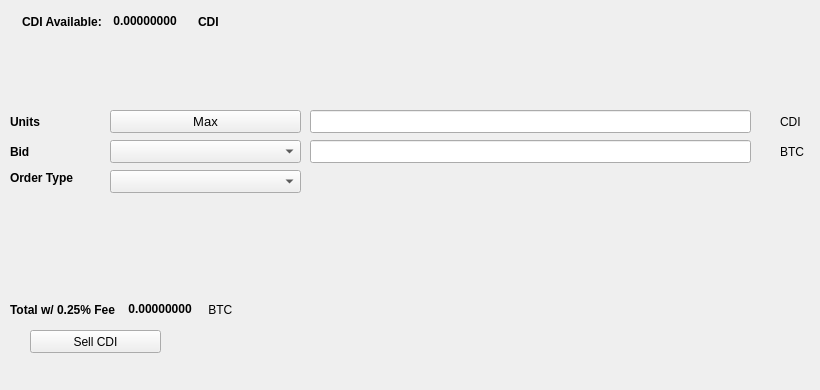
   <widget class="QWidget" name="SellTab">
    <attribute name="title">
     <string>Sell</string>
    </attribute>
    <widget class="QLabel" name="label_16">
     <property name="geometry">
      <rect>
       <x>780</x>
       <y>140</y>
       <width>31</width>
       <height>23</height>
      </rect>
     </property>
     <property name="text">
      <string>BTC</string>
     </property>
    </widget>
    <widget class="QComboBox" name="SellBidcomboBox">
     <property name="geometry">
      <rect>
       <x>110</x>
       <y>140</y>
       <width>191</width>
       <height>23</height>
      </rect>
     </property>
     <property name="font">
      <font>
       <pointsize>10</pointsize>
      </font>
     </property>
    </widget>
    <widget class="QLabel" name="label_18">
     <property name="geometry">
      <rect>
       <x>10</x>
       <y>110</y>
       <width>46</width>
       <height>23</height>
      </rect>
     </property>
     <property name="font">
      <font>
       <weight>75</weight>
       <bold>true</bold>
      </font>
     </property>
     <property name="text">
      <string>Units</string>
     </property>
    </widget>
    <widget class="QPushButton" name="Sell_Max_Amount">
     <property name="geometry">
      <rect>
       <x>110</x>
       <y>110</y>
       <width>191</width>
       <height>23</height>
      </rect>
     </property>
     <property name="font">
      <font>
       <pointsize>10</pointsize>
      </font>
     </property>
     <property name="text">
      <string>Max</string>
     </property>
    </widget>
    <widget class="QLabel" name="label_20">
     <property name="geometry">
      <rect>
       <x>10</x>
       <y>170</y>
       <width>91</width>
       <height>16</height>
      </rect>
     </property>
     <property name="font">
      <font>
       <weight>75</weight>
       <bold>true</bold>
      </font>
     </property>
     <property name="text">
      <string>Order Type</string>
     </property>
    </widget>
    <widget class="QComboBox" name="SellOrdertypeCombo">
     <property name="geometry">
      <rect>
       <x>110</x>
       <y>170</y>
       <width>191</width>
       <height>23</height>
      </rect>
     </property>
     <property name="font">
      <font>
       <pointsize>10</pointsize>
      </font>
     </property>
    </widget>
    <widget class="QLabel" name="label_21">
     <property name="geometry">
      <rect>
       <x>10</x>
       <y>140</y>
       <width>46</width>
       <height>23</height>
      </rect>
     </property>
     <property name="font">
      <font>
       <weight>75</weight>
       <bold>true</bold>
      </font>
     </property>
     <property name="text">
      <string>Bid</string>
     </property>
    </widget>
    <widget class="QLabel" name="label_22">
     <property name="geometry">
      <rect>
       <x>780</x>
       <y>110</y>
       <width>31</width>
       <height>23</height>
      </rect>
     </property>
     <property name="text">
      <string>CDI</string>
     </property>
    </widget>
    <widget class="QLineEdit" name="UnitsInputCDI">
     <property name="geometry">
      <rect>
       <x>310</x>
       <y>110</y>
       <width>441</width>
       <height>23</height>
      </rect>
     </property>
     <property name="font">
      <font>
       <pointsize>9</pointsize>
       <weight>75</weight>
       <bold>true</bold>
      </font>
     </property>
    </widget>
    <widget class="QLineEdit" name="SellBidPriceEdit">
     <property name="geometry">
      <rect>
       <x>310</x>
       <y>140</y>
       <width>441</width>
       <height>23</height>
      </rect>
     </property>
     <property name="font">
      <font>
       <pointsize>9</pointsize>
       <weight>75</weight>
       <bold>true</bold>
      </font>
     </property>
    </widget>
    <widget class="QPushButton" name="SellCDIBTN">
     <property name="geometry">
      <rect>
       <x>30</x>
       <y>330</y>
       <width>131</width>
       <height>23</height>
      </rect>
     </property>
     <property name="text">
      <string>Sell CDI</string>
     </property>
     <property name="icon">
      <iconset resource="../cdi">
       <normaloff>:/icons/bitcoin</normaloff>:/icons/bitcoin</iconset>
     </property>
    </widget>
    <widget class="QWidget" name="layoutWidget3">
     <property name="geometry">
      <rect>
       <x>22</x>
       <y>12</y>
       <width>258</width>
       <height>19</height>
      </rect>
     </property>
     <layout class="QHBoxLayout" name="horizontalLayout">
      <item>
       <widget class="QLabel" name="label232_2">
        <property name="font">
         <font>
          <weight>75</weight>
          <bold>true</bold>
         </font>
        </property>
        <property name="text">
         <string>CDI Available:</string>
        </property>
       </widget>
      </item>
      <item>
       <widget class="QLabel" name="CDIAvailableLabel">
        <property name="palette">
         <palette>
          <active>
           <colorrole role="WindowText">
            <brush brushstyle="SolidPattern">
             <color alpha="255">
              <red>0</red>
              <green>0</green>
              <blue>0</blue>
             </color>
            </brush>
           </colorrole>
           <colorrole role="Button">
            <brush brushstyle="SolidPattern">
             <color alpha="255">
              <red>0</red>
              <green>170</green>
              <blue>0</blue>
             </color>
            </brush>
           </colorrole>
           <colorrole role="Light">
            <brush brushstyle="SolidPattern">
             <color alpha="255">
              <red>0</red>
              <green>255</green>
              <blue>0</blue>
             </color>
            </brush>
           </colorrole>
           <colorrole role="Midlight">
            <brush brushstyle="SolidPattern">
             <color alpha="255">
              <red>0</red>
              <green>212</green>
              <blue>0</blue>
             </color>
            </brush>
           </colorrole>
           <colorrole role="Dark">
            <brush brushstyle="SolidPattern">
             <color alpha="255">
              <red>0</red>
              <green>85</green>
              <blue>0</blue>
             </color>
            </brush>
           </colorrole>
           <colorrole role="Mid">
            <brush brushstyle="SolidPattern">
             <color alpha="255">
              <red>0</red>
              <green>113</green>
              <blue>0</blue>
             </color>
            </brush>
           </colorrole>
           <colorrole role="Text">
            <brush brushstyle="SolidPattern">
             <color alpha="255">
              <red>0</red>
              <green>170</green>
              <blue>0</blue>
             </color>
            </brush>
           </colorrole>
           <colorrole role="BrightText">
            <brush brushstyle="SolidPattern">
             <color alpha="255">
              <red>255</red>
              <green>255</green>
              <blue>255</blue>
             </color>
            </brush>
           </colorrole>
           <colorrole role="ButtonText">
            <brush brushstyle="SolidPattern">
             <color alpha="255">
              <red>0</red>
              <green>0</green>
              <blue>0</blue>
             </color>
            </brush>
           </colorrole>
           <colorrole role="Base">
            <brush brushstyle="SolidPattern">
             <color alpha="255">
              <red>255</red>
              <green>255</green>
              <blue>255</blue>
             </color>
            </brush>
           </colorrole>
           <colorrole role="Window">
            <brush brushstyle="SolidPattern">
             <color alpha="255">
              <red>0</red>
              <green>170</green>
              <blue>0</blue>
             </color>
            </brush>
           </colorrole>
           <colorrole role="Shadow">
            <brush brushstyle="SolidPattern">
             <color alpha="255">
              <red>0</red>
              <green>0</green>
              <blue>0</blue>
             </color>
            </brush>
           </colorrole>
           <colorrole role="AlternateBase">
            <brush brushstyle="SolidPattern">
             <color alpha="255">
              <red>127</red>
              <green>212</green>
              <blue>127</blue>
             </color>
            </brush>
           </colorrole>
           <colorrole role="ToolTipBase">
            <brush brushstyle="SolidPattern">
             <color alpha="255">
              <red>255</red>
              <green>255</green>
              <blue>220</blue>
             </color>
            </brush>
           </colorrole>
           <colorrole role="ToolTipText">
            <brush brushstyle="SolidPattern">
             <color alpha="255">
              <red>0</red>
              <green>0</green>
              <blue>0</blue>
             </color>
            </brush>
           </colorrole>
          </active>
          <inactive>
           <colorrole role="WindowText">
            <brush brushstyle="SolidPattern">
             <color alpha="255">
              <red>0</red>
              <green>0</green>
              <blue>0</blue>
             </color>
            </brush>
           </colorrole>
           <colorrole role="Button">
            <brush brushstyle="SolidPattern">
             <color alpha="255">
              <red>0</red>
              <green>170</green>
              <blue>0</blue>
             </color>
            </brush>
           </colorrole>
           <colorrole role="Light">
            <brush brushstyle="SolidPattern">
             <color alpha="255">
              <red>0</red>
              <green>255</green>
              <blue>0</blue>
             </color>
            </brush>
           </colorrole>
           <colorrole role="Midlight">
            <brush brushstyle="SolidPattern">
             <color alpha="255">
              <red>0</red>
              <green>212</green>
              <blue>0</blue>
             </color>
            </brush>
           </colorrole>
           <colorrole role="Dark">
            <brush brushstyle="SolidPattern">
             <color alpha="255">
              <red>0</red>
              <green>85</green>
              <blue>0</blue>
             </color>
            </brush>
           </colorrole>
           <colorrole role="Mid">
            <brush brushstyle="SolidPattern">
             <color alpha="255">
              <red>0</red>
              <green>113</green>
              <blue>0</blue>
             </color>
            </brush>
           </colorrole>
           <colorrole role="Text">
            <brush brushstyle="SolidPattern">
             <color alpha="255">
              <red>0</red>
              <green>170</green>
              <blue>0</blue>
             </color>
            </brush>
           </colorrole>
           <colorrole role="BrightText">
            <brush brushstyle="SolidPattern">
             <color alpha="255">
              <red>255</red>
              <green>255</green>
              <blue>255</blue>
             </color>
            </brush>
           </colorrole>
           <colorrole role="ButtonText">
            <brush brushstyle="SolidPattern">
             <color alpha="255">
              <red>0</red>
              <green>0</green>
              <blue>0</blue>
             </color>
            </brush>
           </colorrole>
           <colorrole role="Base">
            <brush brushstyle="SolidPattern">
             <color alpha="255">
              <red>255</red>
              <green>255</green>
              <blue>255</blue>
             </color>
            </brush>
           </colorrole>
           <colorrole role="Window">
            <brush brushstyle="SolidPattern">
             <color alpha="255">
              <red>0</red>
              <green>170</green>
              <blue>0</blue>
             </color>
            </brush>
           </colorrole>
           <colorrole role="Shadow">
            <brush brushstyle="SolidPattern">
             <color alpha="255">
              <red>0</red>
              <green>0</green>
              <blue>0</blue>
             </color>
            </brush>
           </colorrole>
           <colorrole role="AlternateBase">
            <brush brushstyle="SolidPattern">
             <color alpha="255">
              <red>127</red>
              <green>212</green>
              <blue>127</blue>
             </color>
            </brush>
           </colorrole>
           <colorrole role="ToolTipBase">
            <brush brushstyle="SolidPattern">
             <color alpha="255">
              <red>255</red>
              <green>255</green>
              <blue>220</blue>
             </color>
            </brush>
           </colorrole>
           <colorrole role="ToolTipText">
            <brush brushstyle="SolidPattern">
             <color alpha="255">
              <red>0</red>
              <green>0</green>
              <blue>0</blue>
             </color>
            </brush>
           </colorrole>
          </inactive>
          <disabled>
           <colorrole role="WindowText">
            <brush brushstyle="SolidPattern">
             <color alpha="255">
              <red>0</red>
              <green>85</green>
              <blue>0</blue>
             </color>
            </brush>
           </colorrole>
           <colorrole role="Button">
            <brush brushstyle="SolidPattern">
             <color alpha="255">
              <red>0</red>
              <green>170</green>
              <blue>0</blue>
             </color>
            </brush>
           </colorrole>
           <colorrole role="Light">
            <brush brushstyle="SolidPattern">
             <color alpha="255">
              <red>0</red>
              <green>255</green>
              <blue>0</blue>
             </color>
            </brush>
           </colorrole>
           <colorrole role="Midlight">
            <brush brushstyle="SolidPattern">
             <color alpha="255">
              <red>0</red>
              <green>212</green>
              <blue>0</blue>
             </color>
            </brush>
           </colorrole>
           <colorrole role="Dark">
            <brush brushstyle="SolidPattern">
             <color alpha="255">
              <red>0</red>
              <green>85</green>
              <blue>0</blue>
             </color>
            </brush>
           </colorrole>
           <colorrole role="Mid">
            <brush brushstyle="SolidPattern">
             <color alpha="255">
              <red>0</red>
              <green>113</green>
              <blue>0</blue>
             </color>
            </brush>
           </colorrole>
           <colorrole role="Text">
            <brush brushstyle="SolidPattern">
             <color alpha="255">
              <red>0</red>
              <green>85</green>
              <blue>0</blue>
             </color>
            </brush>
           </colorrole>
           <colorrole role="BrightText">
            <brush brushstyle="SolidPattern">
             <color alpha="255">
              <red>255</red>
              <green>255</green>
              <blue>255</blue>
             </color>
            </brush>
           </colorrole>
           <colorrole role="ButtonText">
            <brush brushstyle="SolidPattern">
             <color alpha="255">
              <red>0</red>
              <green>85</green>
              <blue>0</blue>
             </color>
            </brush>
           </colorrole>
           <colorrole role="Base">
            <brush brushstyle="SolidPattern">
             <color alpha="255">
              <red>0</red>
              <green>170</green>
              <blue>0</blue>
             </color>
            </brush>
           </colorrole>
           <colorrole role="Window">
            <brush brushstyle="SolidPattern">
             <color alpha="255">
              <red>0</red>
              <green>170</green>
              <blue>0</blue>
             </color>
            </brush>
           </colorrole>
           <colorrole role="Shadow">
            <brush brushstyle="SolidPattern">
             <color alpha="255">
              <red>0</red>
              <green>0</green>
              <blue>0</blue>
             </color>
            </brush>
           </colorrole>
           <colorrole role="AlternateBase">
            <brush brushstyle="SolidPattern">
             <color alpha="255">
              <red>0</red>
              <green>170</green>
              <blue>0</blue>
             </color>
            </brush>
           </colorrole>
           <colorrole role="ToolTipBase">
            <brush brushstyle="SolidPattern">
             <color alpha="255">
              <red>255</red>
              <green>255</green>
              <blue>220</blue>
             </color>
            </brush>
           </colorrole>
           <colorrole role="ToolTipText">
            <brush brushstyle="SolidPattern">
             <color alpha="255">
              <red>0</red>
              <green>0</green>
              <blue>0</blue>
             </color>
            </brush>
           </colorrole>
          </disabled>
         </palette>
        </property>
        <property name="font">
         <font>
          <weight>75</weight>
          <bold>true</bold>
         </font>
        </property>
        <property name="text">
         <string> 0.00000000 </string>
        </property>
        <property name="textInteractionFlags">
         <set>Qt::LinksAccessibleByMouse|Qt::TextSelectableByKeyboard|Qt::TextSelectableByMouse</set>
        </property>
       </widget>
      </item>
      <item>
       <widget class="QLabel" name="labelCDI">
        <property name="font">
         <font>
          <weight>75</weight>
          <bold>true</bold>
         </font>
        </property>
        <property name="text">
         <string>CDI</string>
        </property>
       </widget>
      </item>
     </layout>
    </widget>
    <widget class="QWidget" name="layoutWidget">
     <property name="geometry">
      <rect>
       <x>10</x>
       <y>300</y>
       <width>268</width>
       <height>19</height>
      </rect>
     </property>
     <layout class="QHBoxLayout" name="horizontalLayout_2">
      <item>
       <widget class="QLabel" name="label_19">
        <property name="font">
         <font>
          <weight>75</weight>
          <bold>true</bold>
         </font>
        </property>
        <property name="text">
         <string>Total w/ 0.25% Fee </string>
        </property>
       </widget>
      </item>
      <item>
       <widget class="QLabel" name="SellCostLabel">
        <property name="palette">
         <palette>
          <active>
           <colorrole role="WindowText">
            <brush brushstyle="SolidPattern">
             <color alpha="255">
              <red>0</red>
              <green>0</green>
              <blue>0</blue>
             </color>
            </brush>
           </colorrole>
           <colorrole role="Button">
            <brush brushstyle="SolidPattern">
             <color alpha="255">
              <red>0</red>
              <green>170</green>
              <blue>0</blue>
             </color>
            </brush>
           </colorrole>
           <colorrole role="Light">
            <brush brushstyle="SolidPattern">
             <color alpha="255">
              <red>0</red>
              <green>255</green>
              <blue>0</blue>
             </color>
            </brush>
           </colorrole>
           <colorrole role="Midlight">
            <brush brushstyle="SolidPattern">
             <color alpha="255">
              <red>0</red>
              <green>212</green>
              <blue>0</blue>
             </color>
            </brush>
           </colorrole>
           <colorrole role="Dark">
            <brush brushstyle="SolidPattern">
             <color alpha="255">
              <red>0</red>
              <green>85</green>
              <blue>0</blue>
             </color>
            </brush>
           </colorrole>
           <colorrole role="Mid">
            <brush brushstyle="SolidPattern">
             <color alpha="255">
              <red>0</red>
              <green>113</green>
              <blue>0</blue>
             </color>
            </brush>
           </colorrole>
           <colorrole role="Text">
            <brush brushstyle="SolidPattern">
             <color alpha="255">
              <red>0</red>
              <green>170</green>
              <blue>0</blue>
             </color>
            </brush>
           </colorrole>
           <colorrole role="BrightText">
            <brush brushstyle="SolidPattern">
             <color alpha="255">
              <red>255</red>
              <green>255</green>
              <blue>255</blue>
             </color>
            </brush>
           </colorrole>
           <colorrole role="ButtonText">
            <brush brushstyle="SolidPattern">
             <color alpha="255">
              <red>0</red>
              <green>0</green>
              <blue>0</blue>
             </color>
            </brush>
           </colorrole>
           <colorrole role="Base">
            <brush brushstyle="SolidPattern">
             <color alpha="255">
              <red>255</red>
              <green>255</green>
              <blue>255</blue>
             </color>
            </brush>
           </colorrole>
           <colorrole role="Window">
            <brush brushstyle="SolidPattern">
             <color alpha="255">
              <red>0</red>
              <green>170</green>
              <blue>0</blue>
             </color>
            </brush>
           </colorrole>
           <colorrole role="Shadow">
            <brush brushstyle="SolidPattern">
             <color alpha="255">
              <red>0</red>
              <green>0</green>
              <blue>0</blue>
             </color>
            </brush>
           </colorrole>
           <colorrole role="AlternateBase">
            <brush brushstyle="SolidPattern">
             <color alpha="255">
              <red>127</red>
              <green>212</green>
              <blue>127</blue>
             </color>
            </brush>
           </colorrole>
           <colorrole role="ToolTipBase">
            <brush brushstyle="SolidPattern">
             <color alpha="255">
              <red>255</red>
              <green>255</green>
              <blue>220</blue>
             </color>
            </brush>
           </colorrole>
           <colorrole role="ToolTipText">
            <brush brushstyle="SolidPattern">
             <color alpha="255">
              <red>0</red>
              <green>0</green>
              <blue>0</blue>
             </color>
            </brush>
           </colorrole>
          </active>
          <inactive>
           <colorrole role="WindowText">
            <brush brushstyle="SolidPattern">
             <color alpha="255">
              <red>0</red>
              <green>0</green>
              <blue>0</blue>
             </color>
            </brush>
           </colorrole>
           <colorrole role="Button">
            <brush brushstyle="SolidPattern">
             <color alpha="255">
              <red>0</red>
              <green>170</green>
              <blue>0</blue>
             </color>
            </brush>
           </colorrole>
           <colorrole role="Light">
            <brush brushstyle="SolidPattern">
             <color alpha="255">
              <red>0</red>
              <green>255</green>
              <blue>0</blue>
             </color>
            </brush>
           </colorrole>
           <colorrole role="Midlight">
            <brush brushstyle="SolidPattern">
             <color alpha="255">
              <red>0</red>
              <green>212</green>
              <blue>0</blue>
             </color>
            </brush>
           </colorrole>
           <colorrole role="Dark">
            <brush brushstyle="SolidPattern">
             <color alpha="255">
              <red>0</red>
              <green>85</green>
              <blue>0</blue>
             </color>
            </brush>
           </colorrole>
           <colorrole role="Mid">
            <brush brushstyle="SolidPattern">
             <color alpha="255">
              <red>0</red>
              <green>113</green>
              <blue>0</blue>
             </color>
            </brush>
           </colorrole>
           <colorrole role="Text">
            <brush brushstyle="SolidPattern">
             <color alpha="255">
              <red>0</red>
              <green>170</green>
              <blue>0</blue>
             </color>
            </brush>
           </colorrole>
           <colorrole role="BrightText">
            <brush brushstyle="SolidPattern">
             <color alpha="255">
              <red>255</red>
              <green>255</green>
              <blue>255</blue>
             </color>
            </brush>
           </colorrole>
           <colorrole role="ButtonText">
            <brush brushstyle="SolidPattern">
             <color alpha="255">
              <red>0</red>
              <green>0</green>
              <blue>0</blue>
             </color>
            </brush>
           </colorrole>
           <colorrole role="Base">
            <brush brushstyle="SolidPattern">
             <color alpha="255">
              <red>255</red>
              <green>255</green>
              <blue>255</blue>
             </color>
            </brush>
           </colorrole>
           <colorrole role="Window">
            <brush brushstyle="SolidPattern">
             <color alpha="255">
              <red>0</red>
              <green>170</green>
              <blue>0</blue>
             </color>
            </brush>
           </colorrole>
           <colorrole role="Shadow">
            <brush brushstyle="SolidPattern">
             <color alpha="255">
              <red>0</red>
              <green>0</green>
              <blue>0</blue>
             </color>
            </brush>
           </colorrole>
           <colorrole role="AlternateBase">
            <brush brushstyle="SolidPattern">
             <color alpha="255">
              <red>127</red>
              <green>212</green>
              <blue>127</blue>
             </color>
            </brush>
           </colorrole>
           <colorrole role="ToolTipBase">
            <brush brushstyle="SolidPattern">
             <color alpha="255">
              <red>255</red>
              <green>255</green>
              <blue>220</blue>
             </color>
            </brush>
           </colorrole>
           <colorrole role="ToolTipText">
            <brush brushstyle="SolidPattern">
             <color alpha="255">
              <red>0</red>
              <green>0</green>
              <blue>0</blue>
             </color>
            </brush>
           </colorrole>
          </inactive>
          <disabled>
           <colorrole role="WindowText">
            <brush brushstyle="SolidPattern">
             <color alpha="255">
              <red>0</red>
              <green>85</green>
              <blue>0</blue>
             </color>
            </brush>
           </colorrole>
           <colorrole role="Button">
            <brush brushstyle="SolidPattern">
             <color alpha="255">
              <red>0</red>
              <green>170</green>
              <blue>0</blue>
             </color>
            </brush>
           </colorrole>
           <colorrole role="Light">
            <brush brushstyle="SolidPattern">
             <color alpha="255">
              <red>0</red>
              <green>255</green>
              <blue>0</blue>
             </color>
            </brush>
           </colorrole>
           <colorrole role="Midlight">
            <brush brushstyle="SolidPattern">
             <color alpha="255">
              <red>0</red>
              <green>212</green>
              <blue>0</blue>
             </color>
            </brush>
           </colorrole>
           <colorrole role="Dark">
            <brush brushstyle="SolidPattern">
             <color alpha="255">
              <red>0</red>
              <green>85</green>
              <blue>0</blue>
             </color>
            </brush>
           </colorrole>
           <colorrole role="Mid">
            <brush brushstyle="SolidPattern">
             <color alpha="255">
              <red>0</red>
              <green>113</green>
              <blue>0</blue>
             </color>
            </brush>
           </colorrole>
           <colorrole role="Text">
            <brush brushstyle="SolidPattern">
             <color alpha="255">
              <red>0</red>
              <green>85</green>
              <blue>0</blue>
             </color>
            </brush>
           </colorrole>
           <colorrole role="BrightText">
            <brush brushstyle="SolidPattern">
             <color alpha="255">
              <red>255</red>
              <green>255</green>
              <blue>255</blue>
             </color>
            </brush>
           </colorrole>
           <colorrole role="ButtonText">
            <brush brushstyle="SolidPattern">
             <color alpha="255">
              <red>0</red>
              <green>85</green>
              <blue>0</blue>
             </color>
            </brush>
           </colorrole>
           <colorrole role="Base">
            <brush brushstyle="SolidPattern">
             <color alpha="255">
              <red>0</red>
              <green>170</green>
              <blue>0</blue>
             </color>
            </brush>
           </colorrole>
           <colorrole role="Window">
            <brush brushstyle="SolidPattern">
             <color alpha="255">
              <red>0</red>
              <green>170</green>
              <blue>0</blue>
             </color>
            </brush>
           </colorrole>
           <colorrole role="Shadow">
            <brush brushstyle="SolidPattern">
             <color alpha="255">
              <red>0</red>
              <green>0</green>
              <blue>0</blue>
             </color>
            </brush>
           </colorrole>
           <colorrole role="AlternateBase">
            <brush brushstyle="SolidPattern">
             <color alpha="255">
              <red>0</red>
              <green>170</green>
              <blue>0</blue>
             </color>
            </brush>
           </colorrole>
           <colorrole role="ToolTipBase">
            <brush brushstyle="SolidPattern">
             <color alpha="255">
              <red>255</red>
              <green>255</green>
              <blue>220</blue>
             </color>
            </brush>
           </colorrole>
           <colorrole role="ToolTipText">
            <brush brushstyle="SolidPattern">
             <color alpha="255">
              <red>0</red>
              <green>0</green>
              <blue>0</blue>
             </color>
            </brush>
           </colorrole>
          </disabled>
         </palette>
        </property>
        <property name="font">
         <font>
          <weight>75</weight>
          <bold>true</bold>
         </font>
        </property>
        <property name="autoFillBackground">
         <bool>false</bool>
        </property>
        <property name="text">
         <string> 0.00000000</string>
        </property>
        <property name="textInteractionFlags">
         <set>Qt::LinksAccessibleByMouse|Qt::TextSelectableByMouse</set>
        </property>
       </widget>
      </item>
      <item>
       <widget class="QLabel" name="label_17">
        <property name="font">
         <font>
          <weight>50</weight>
          <bold>false</bold>
         </font>
        </property>
        <property name="text">
         <string> BTC</string>
        </property>
       </widget>
      </item>
     </layout>
    </widget>
    <widget class="QLabel" name="label_23">
     <property name="geometry">
      <rect>
       <x>460</x>
       <y>300</y>
       <width>281</width>
       <height>81</height>
      </rect>
     </property>
     <property name="text">
      <string/>
     </property>
     <property name="pixmap">
      <pixmap>:/images/bittrex</pixmap>
     </property>
    </widget>
   </widget>
